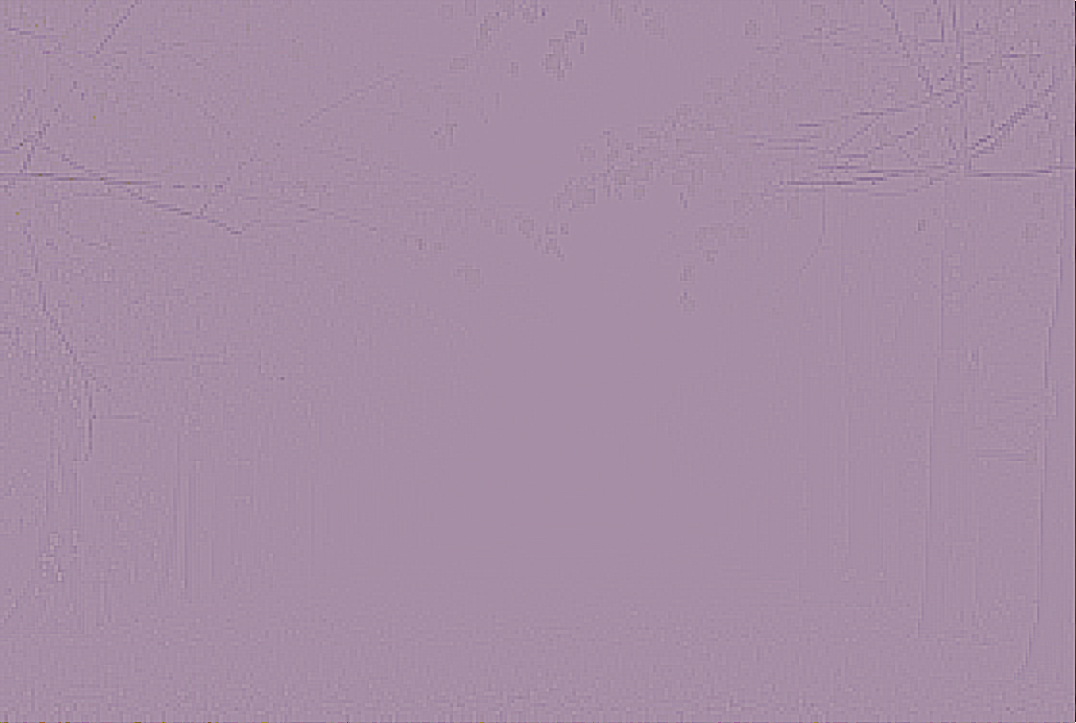
#> input picture model/Retinex/dehazeing/msr/trees.png, 1076 x 723 px, found by its file name
$ python MSR.py
#> lines starting #> are read from the running program, lines starting #| are printed output that depends on the picture
#> further down, img is the input picture: shape (723, 1076, 3); mean B, G, R 165.2, 142, 165.7
# MSR
import cv2
from numpy import nonzero,zeros
from numpy import float32
from skimage.metrics import peak_signal_noise_ratio
from skimage.metrics import structural_similarity
import csv


def replaceZeroes(data):
    min_nonzero = min(data[nonzero(data)])##data中不为0数字的位置中的最小值
    data[data == 0] = min_nonzero##data中为0的位置换为最小值
    return data


def MSR(img, sigma_list):
    B, G, R = cv2.split(img)
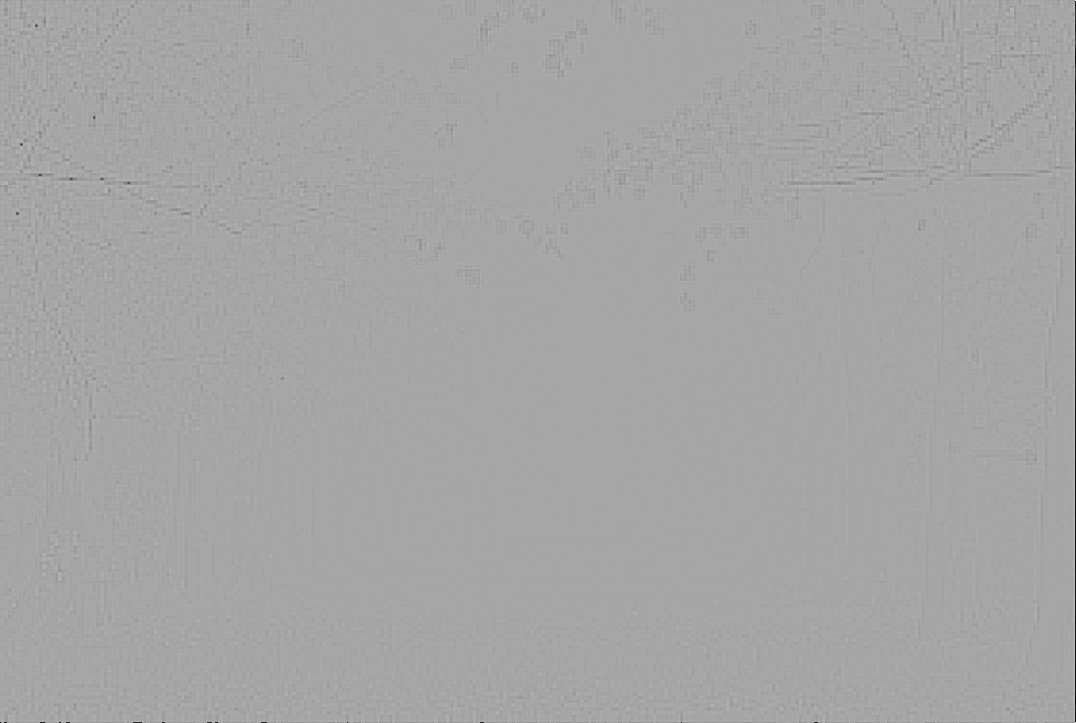
#> B: shape (723, 1076); min 0, max 255, mean 165.2
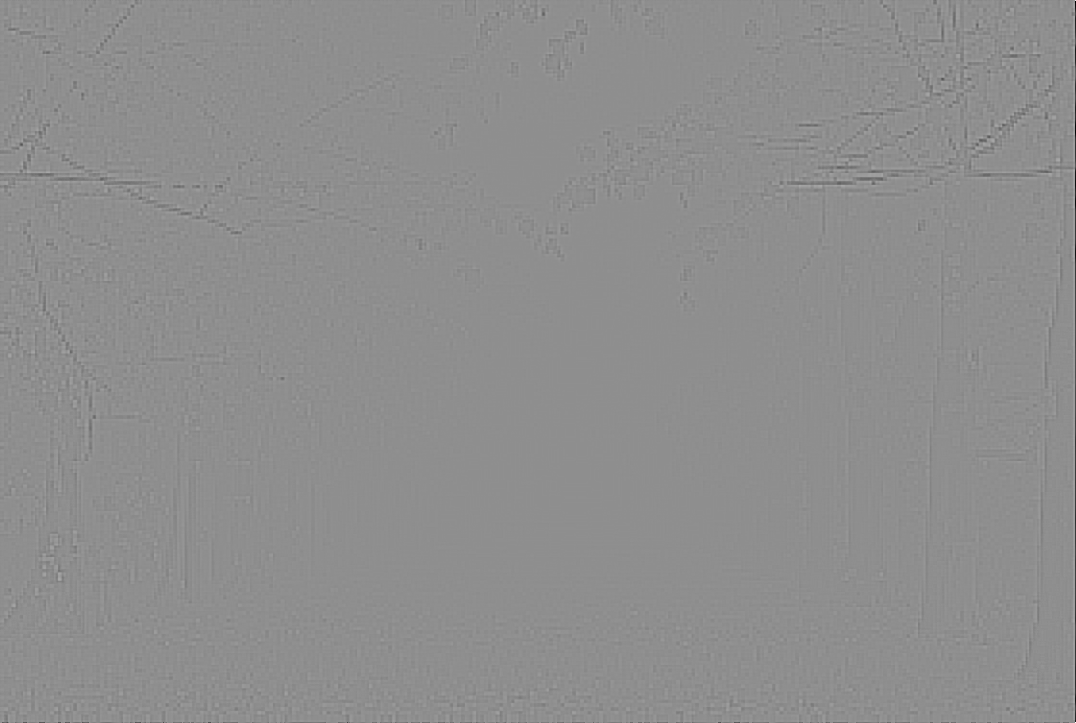
#> G: shape (723, 1076); min 0, max 255, mean 142
    weight = 1 / 3.0
    scales_size = 3


    def channel(C, sigma_list):
        for i in range(0, scales_size):
            C = replaceZeroes(C)
            C = C.astype(float32) / 255
            L_C = cv2.GaussianBlur(C, (5, 5), sigma_list[i])##L(x,y)=I(x,y)∗G(x,y)
            # print(sigma_list[i])
            h, w = C.shape[:2]
            log_R_C = zeros((h, w), dtype=float32)
            L_C = replaceZeroes(L_C)
            L_C = L_C.astype(float32) / 255
            log_C = cv2.log(C)##logI(x,y)
            log_L_C = cv2.log(L_C)##logL(x,y)
            log_R_C += weight * cv2.subtract(log_C, log_L_C)##=logR(x,y)=w(logI(x,y)−logL(x,y))
#> this loop made 3 passes
#> pass 1, in channel, `L_C = L_C.astype(float32) / 255`:
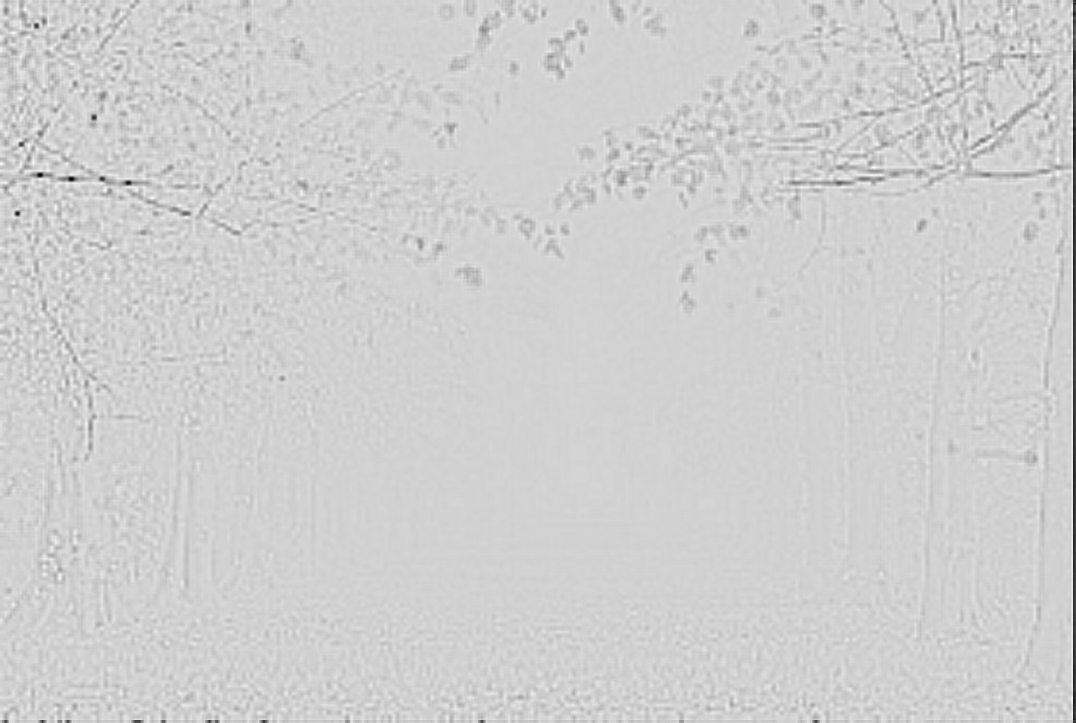
#> L_C: shape (723, 1076) float32; min 0.00206, max 0.00265, mean 0.00254; drawn with min black and max white

        minvalue, maxvalue, minloc, maxloc = cv2.minMaxLoc(log_R_C)
#> minvalue = 0.195; maxvalue = 2.05; minloc = (1075, 698); maxloc = (1075, 0)
        for i in range(h):
            for j in range(w):
                log_R_C[i, j] = (log_R_C[i, j] - minvalue) * 255.0 / (maxvalue - minvalue)  ##R(x,y)=(value-min)(255-0)/(max-min)

        C_uint8 = cv2.convertScaleAbs(log_R_C)
        return C_uint8

    B_uint8 = channel(B, sigma_list)
    G_uint8 = channel(G, sigma_list)
#> the loop in channel (call 2), `for i in range(0, scales_size):` made 3 passes
#> pass 1, in channel (call 2), `L_C = L_C.astype(float32) / 255`:
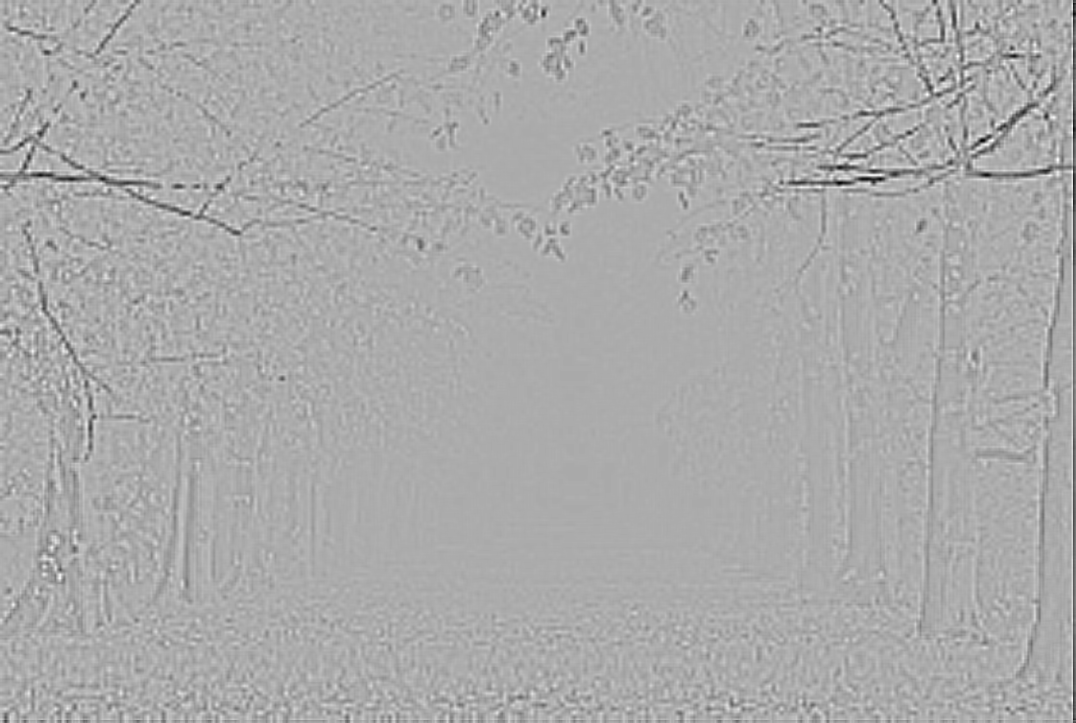
#> L_C: shape (723, 1076) float32; min 0.00184, max 0.00236, mean 0.00218; drawn with min black and max white
#> in channel (call 2), `minvalue, maxvalue, minloc, maxloc = cv2.minMaxLoc(log_R_C)`: minvalue = 0.754; maxvalue = 2.07; minloc = (1075, 2); maxloc = (1075, 722)
    R_uint8 = channel(R, sigma_list)

    image = cv2.merge((B_uint8, G_uint8, R_uint8))
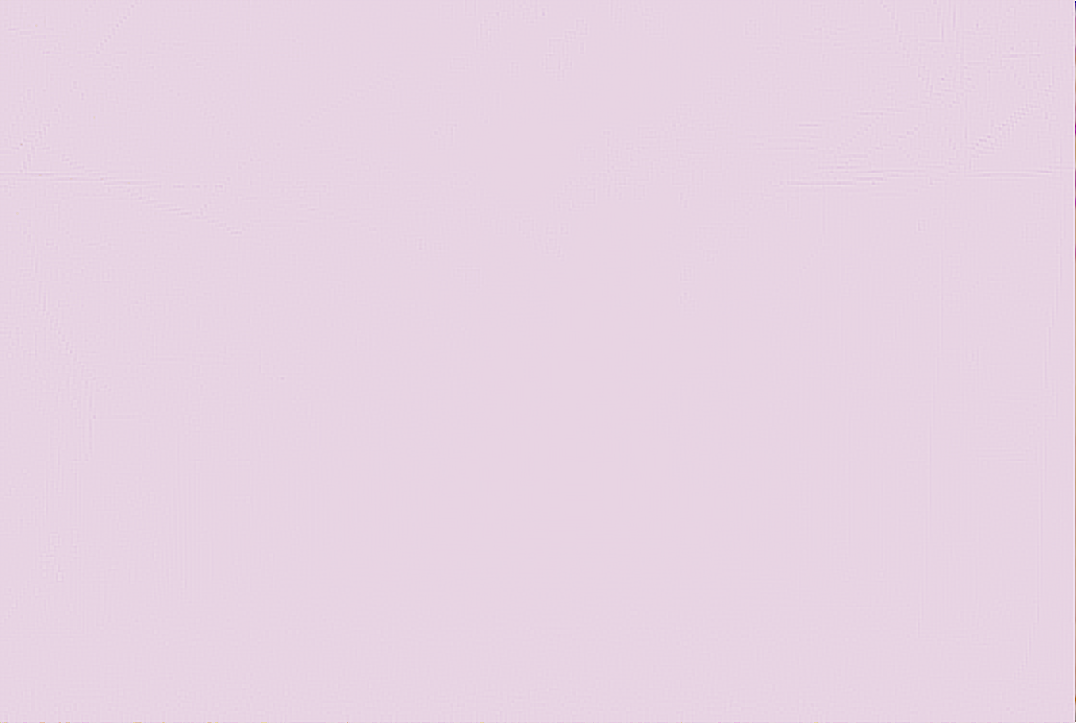
#> image: shape (723, 1076, 3); mean B, G, R 227.2, 211.6, 231.6
    return image


if __name__ == '__main__':

    img_path = '../images/trees.png'
    img = cv2.imread(img_path)
    img = MSR(img,[15,80,250])

    name = img_path.split('/')[-1]
    cv2.imwrite('./dehazeing/msr/'+name, img)

    # cv2.imshow('1', img)
    # cv2.waitKey(0)
    # cv2.destroyWindow('111')
